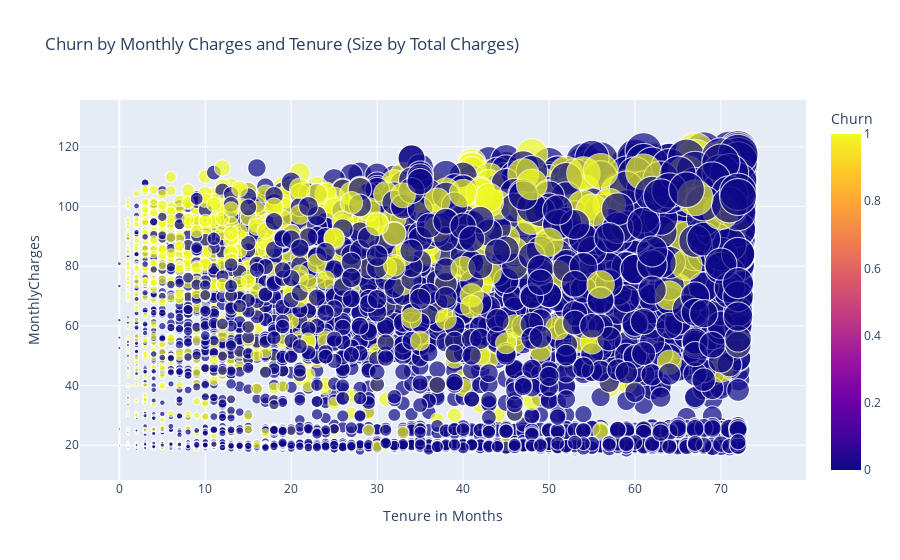

Write notebook code for a chart like this one.
### Markdown cell above
# Churn by Monthly Charges and Tenure (Size Represent Total Charges)

### Code cell
# Creating the scatter plot
fig = px.scatter(
    data_frame=df,
    x='tenure',
    y='MonthlyCharges',
    color='Churn',
    size='TotalCharges',
    title='Churn by Monthly Charges and Tenure (Size by Total Charges)',
    labels={
        'tenure': 'Tenure in Months',
        'monthlycharges': 'Monthly Charges ($)',
        'totalcharges': 'Total Charges ($)'
    },
    hover_data=['tenure', 'MonthlyCharges', 'TotalCharges', 'Churn'],
    size_max=40,
)

fig.show()

### Figure 1 — Plotly figure (JSON) as saved in the notebook; plotly's stock layout.template omitted (floating-point values rounded to 4 significant figures; data arrays with more than 128 entries replaced by an {"elided": "..."} marker saying what was removed)
{"data": [{"customdata": {"elided": "7043x2 float values"}, "hovertemplate": "Tenure in Months=%{x}<br>MonthlyCharges=%{y}<br>TotalCharges=%{customdata[0]}<br>Churn=%{marker.color}<extra></extra>", "legendgroup": "", "marker": {"color": {"elided": "7043 int values"}, "coloraxis": "coloraxis", "size": {"elided": "7043 float values"}, "sizemode": "area", "sizeref": 5.428, "symbol": "circle"}, "mode": "markers", "name": "", "showlegend": false, "type": "scattergl", "x": {"elided": "7043 int values"}, "xaxis": "x", "y": {"elided": "7043 float values"}, "yaxis": "y"}], "layout": {"coloraxis": {"colorbar": {"title": {"text": "Churn"}}, "colorscale": [[0, "#0d0887"], [0.1111, "#46039f"], [0.2222, "#7201a8"], [0.3333, "#9c179e"], [0.4444, "#bd3786"], [0.5556, "#d8576b"], [0.6667, "#ed7953"], [0.7778, "#fb9f3a"], [0.8889, "#fdca26"], [1, "#f0f921"]]}, "legend": {"itemsizing": "constant", "tracegroupgap": 0}, "title": {"text": "Churn by Monthly Charges and Tenure (Size by Total Charges)"}, "xaxis": {"anchor": "y", "domain": [0, 1], "title": {"text": "Tenure in Months"}}, "yaxis": {"anchor": "x", "domain": [0, 1], "title": {"text": "MonthlyCharges"}}}}
